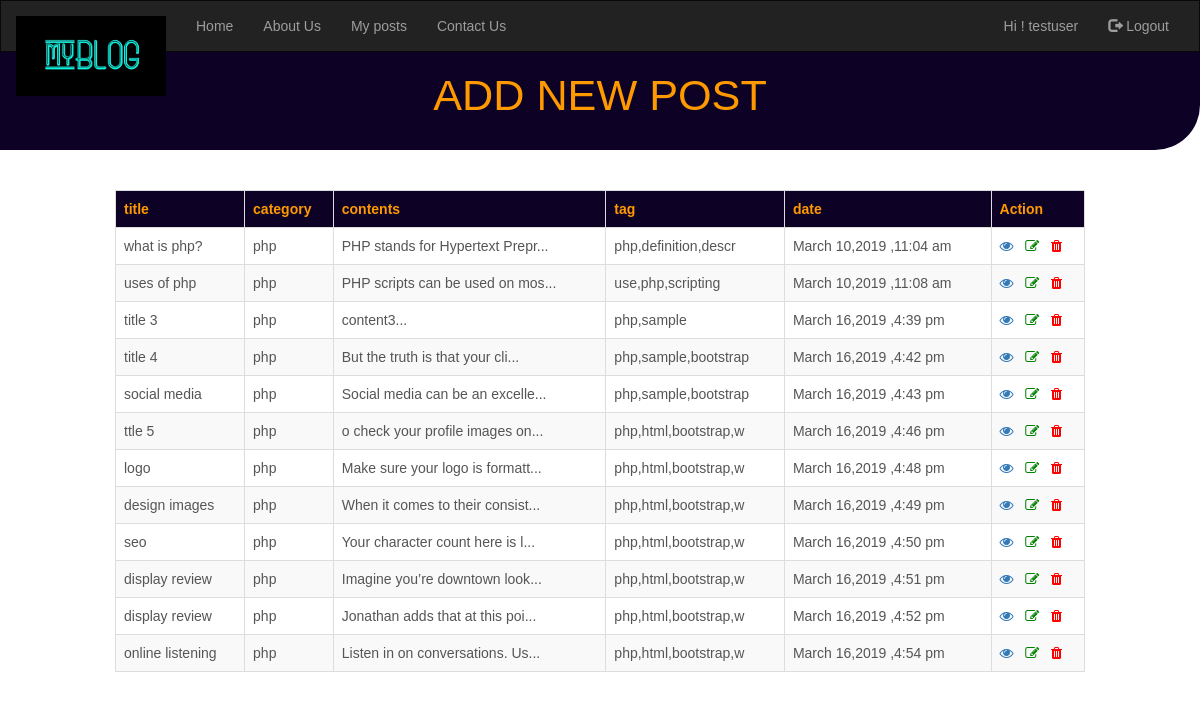
/posts/auth.php (signed in), run on the app's committed database.
### tables this page shows
CREATE TABLE `users` (
  `user_id` int(11) NOT NULL,
  `email` text NOT NULL,
  `name` text NOT NULL,
  `password` text NOT NULL
);

CREATE TABLE `posts` (
  `id` int(11) NOT NULL,
  `cat_id` int(11) NOT NULL,
  `title` text NOT NULL,
  `content` text NOT NULL,
  `author` varchar(255) NOT NULL,
  `tags` text NOT NULL,
  `date` timestamp NOT NULL DEFAULT current_timestamp()
);

CREATE TABLE `category` (
  `id` int(11) NOT NULL,
  `title` text NOT NULL
);

### posts/project.php (called while the page is built)
<?php
$loc = "../";
?>

### lib/db.php (called while the page is built, shortened)
<?php
	class database{
		private $dbh = dbh;
		private $dbu = dbu;
		private $dbp = dbp;
		private $data = data;
		private $link;
		private function connect(){
			$this->link = new mysqli($this->dbh,$this->dbu,$this->dbp,$this->data);
		}
		public function select($query){
			$result = $this->link->query($query);
			if($result->num_rows > 0){
				return $result;
			}
			else{
				return false;
			}
		}
	}
?>

### lib/functions.php (called while the page is built)
<?php
	function formatDate($date){
		return date('F j,Y ,g:i a',strtotime($date));
	}
?>

### posts/auth.php (the view, shortened to what this page needs)
<?php include_once "project.php" ?>
<?php
	include_once "../lib/db.php";
	include_once "../lib/functions.php";
	$db = new database();
if(isset($_SESSION["uid"])){
	$uid = $_SESSION["uid"];
	$query = "select * from posts where author ='$uid'";
		$posts = $db->select($query);
}
else{
	header("location:../logsign/login.php");
}
?>
<?php include_once "../includes/nav.php"?>
			<div class =" container-fluid bg-blu addbg">
			<center><br /><h1 class="" style="color:#ff9900"><big>ADD NEW POST</big> </h1><br /></center>
			</div>
			<div class="container-fluid">
				<div class ="row">
					<div class ="col-sm-1"></div>
					<div class ="col-sm-10"><br /><br />
					<?php
					if($posts == true){
						echo('<div class="table-responsive">
							<table class ="table table-striped table-bordered table-hover">
								<tr class="" style="background:#0D0225;color:#ff9900"><th>title</th><th>category</th><th>contents</th><th>tag</th><th>date</th><th>Action</th></tr>
						');
					while($row = $posts->fetch_array()):
					$cid = $row["cat_id"];
					$pid = $row["id"];
					$query1 = "select * from category where id ='$cid'";
					$posts1 = $db->select($query1);
					$row1 = $posts1->fetch_array();
					?>
						<tr>
								<td><?php echo($row["title"]); ?></td><td><?php echo($row1["title"]); ?></td><td><?php echo(substr($row["content"],0,30)); ?>...</td><td><?php echo(substr($row["tags"],0,20)); ?></td><td><?php echo(formatDate($row["date"])); ?></td>
								<td>
									<a href ="show.php?id=<?php echo $pid;?>"><i class="fa fa-eye"></i> </a>&nbsp;
									<a href ="edit.php?id=<?php echo $pid;?>" style="color:green"><b> <i class="fa fa-edit"></i></b> </a>&nbsp;
									<a href ="del.php?id=<?php echo $pid;?>" style="color:red"> <i class="fa fa-trash"></i> </a>
								</td>
						</tr>
					<?php
					endwhile;
					?>
					<?php
						echo("</table>
						</div>");
						}
					else{
						echo("<div class = 'alert alert-warning'>No posts found</div>");
					}
					?>
					</div>
					<div class ="col-sm-1"></div>
				</div>
			</div>
	</body>
</html>

### includes/nav.php (shortened to what this page needs)
<!doctype html>
<html lang="en">
  <head>
    <link rel="stylesheet" href="https://maxcdn.bootstrapcdn.com/bootstrap/3.4.0/css/bootstrap.min.css">
<link rel="stylesheet" href="https://cdnjs.cloudflare.com/ajax/libs/font-awesome/4.7.0/css/font-awesome.min.css">
	<?php echo("<link href='".$loc."css/main.css' rel='stylesheet'>");?>
	<?php echo("<link href='".$loc."css/log.css' rel='stylesheet'>");?>
	<?php echo("<link href='".$loc."css/add.css' rel='stylesheet'>");?>
  </head>
  <body>
 <div class ="blog-masthead">
 <nav class="navbar navbar-inverse" style="margin:0px;border-radius:0px">
  <div class="container-fluid">
    <div class="navbar-header">
		<?php echo("<a class='navbar-brand' href ='".$loc."index.php'><img src ='".$loc."images/logo.jpeg' width=150px></a>");?>
    </div>
    <div class="collapse navbar-collapse" id="myNavbar">
      <ul class="nav navbar-nav">
		<?php echo("<li><a href ='".$loc."index.php'>Home</a></li>");?>
		<?php echo("<li><a href ='".$loc."pages/about.php'>About Us</a></li>");?>
		<?php
		if(isset($_SESSION["uid"])){
			$uid=$_SESSION["uid"];
			echo("<li><a href ='".$loc."pages/author.php?id=".$uid."'>My posts</a></li>");
		}
		?>
		<?php echo("<li><a href ='".$loc."pages/contact.php'>Contact Us</a></li>");?>
      </ul>
      <ul class="nav navbar-nav navbar-right">
        <?php
		if(!isset($_SESSION["uid"])){
			echo("<li><a href='".$loc."logsign/signup.php'><span class='glyphicon glyphicon-user'></span> Sign Up</a></li>");
			echo("<li><a href='".$loc."logsign/login.php'><span class='glyphicon glyphicon-log-in'></span> Login</a></li>");
		}
		else{
			$id = $_SESSION["uid"];
			$query1 = "select * from users where user_id ='$id' limit 1";
			$posts1 = $db->select($query1);
			$row1 = $posts1->fetch_array();
			$nm =$row1["name"];
			echo("<li><a href=''><span class=''></span> Hi ! ".$nm."</a></li>");
			echo("<li><a href='".$loc."logsign/logout.php'><span class='glyphicon glyphicon-log-out'></span> Logout</a></li>");
		}
		?>
      </ul>
    </div>
  </div>
</nav>
</div>

### css/main.css (style rules this page uses)
body { font-family: Georgia, "Times New Roman", Times, serif; color: #555; }
h1, .h1, h2, .h2, h3, .h3, h4, .h4, h5, .h5, h6, .h6 { margin-top: 0; font-family: "Helvetica Neue", Helvetica, Arial, sans-serif; font-weight: 400; color: #333; }
.bg-blu { background:#0D0225; }
.blog-masthead { background-color: #428bca; -webkit-box-shadow: inset 0 -2px 5px rgba(0, 0, 0, .1); box-shadow: inset 0 -2px 5px rgba(0, 0, 0, .1); margin-bottom:0px; border =0; }

### css/log.css (style rules this page uses)
* { margin: 0; padding: 0; font-family: sans-serif; }

### css/add.css (style rules this page uses)
.addbg { border-bottom-right-radius: 45px; }
.bg-blu { background:#0D0225; }

### data on the page
users: name "testuser"
posts: title "what is php?", category.title "php", content "PHP stands for Hypertext Prepr", tags "php,definition,descr", date "March 10,2019 ,11:04 am"
posts: title "uses of php", category.title "php", content "PHP scripts can be used on mos", tags "use,php,scripting", date "March 10,2019 ,11:08 am"
posts: title "title 3", category.title "php", content "content3", tags "php,sample", date "March 16,2019 ,4:39 pm"
posts: title "title 4", category.title "php", content "But the truth is that your cli", tags "php,sample,bootstrap", date "March 16,2019 ,4:42 pm"
posts: title "social media", category.title "php", content "Social media can be an excelle", tags "php,sample,bootstrap", date "March 16,2019 ,4:43 pm"
posts: title "ttle 5", category.title "php", content "o check your profile images on", tags "php,html,bootstrap,w", date "March 16,2019 ,4:46 pm"
posts: title "logo", category.title "php", content "Make sure your logo is formatt", tags "php,html,bootstrap,w", date "March 16,2019 ,4:48 pm"
posts: title "design images", category.title "php", content "When it comes to their consist", tags "php,html,bootstrap,w", date "March 16,2019 ,4:49 pm"
posts: title "seo", category.title "php", content "Your character count here is l", tags "php,html,bootstrap,w", date "March 16,2019 ,4:50 pm"
posts: title "display review", category.title "php", content "Imagine you’re downtown look", tags "php,html,bootstrap,w", date "March 16,2019 ,4:51 pm"
posts: title "display review", category.title "php", content "Jonathan adds that at this poi", tags "php,html,bootstrap,w", date "March 16,2019 ,4:52 pm"
posts: title "online listening", category.title "php", content "Listen in on conversations. Us", tags "php,html,bootstrap,w", date "March 16,2019 ,4:54 pm"
